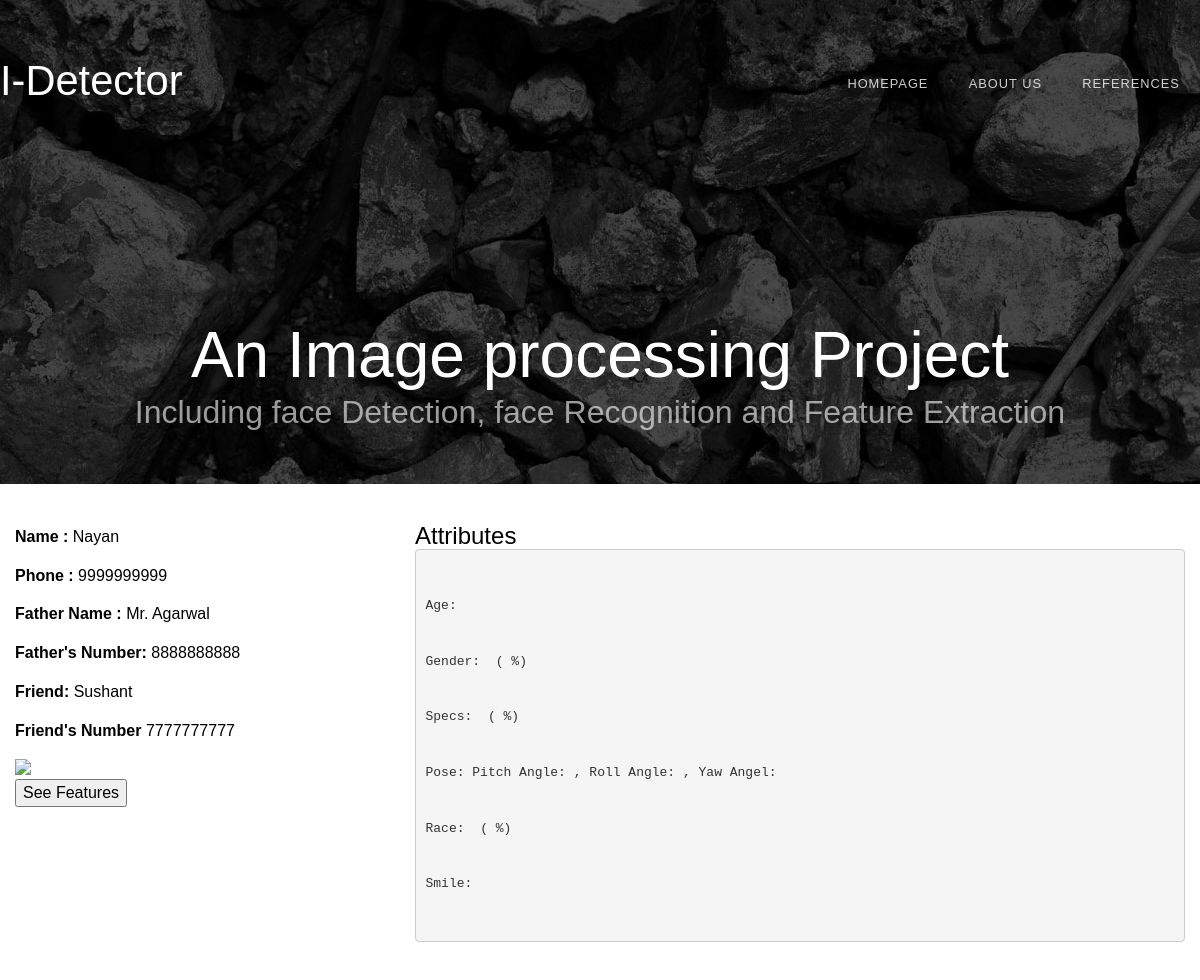
Screenshot of /face-extract with the database file from the repository.
### facedetection/models.py (models this page shows)
class ImageData(models.Model):
	name = models.CharField(max_length=200,  blank=True)
	phone_number = models.CharField(max_length=200,  blank=True)
	father_name = models.CharField(max_length=200,  blank=True)
	father_number = models.CharField(max_length=200,  blank=True)
	best_friend = models.CharField(max_length=200,  blank=True)
	best_friend_number = models.CharField(max_length=200,  blank=True)
	model_pic = models.ImageField(upload_to ='./upload', default = 'static/None/no-img.jpg')

### facedetection/views.py (the view)
# urls.py: url(r'^face-extract', views.face_extract, name='face_extract'),
def face_extract(request):
	images = ImageData.objects.all()
	for image in images:
		Name = image.name
		Phone = image.phone_number
		Father = image.father_name
		Father_number = image.father_number
		Best_friend = image.best_friend
		Best_friend_number = image.best_friend_number
		Images = image.model_pic.url
	variables = RequestContext(request,{
	    'name' : Name,
	    'phone' : Phone ,
	    'father_name' : Father ,
	    'father_number' : Father_number ,
	    'best_friend' : Best_friend ,
	    'best_friend_number' : Best_friend_number,
	    'images' : Images
	})
	return render_to_response('face/face_extract.html',variables)

### templates/face/face_extract.html (shortened to what this page needs)
{% extends 'partials/base.html' %}
{% load static %}
{% block content %}
<p>Face extract</p>
<div class="container" id="feature-page">
	<div class="row">
		<div class="col-md-4">
			<div id="input-f-image">
				<p><b>Name : </b>{{name}}</p>
				<p><b>Phone : </b>{{phone}}</p>
				<p><b>Father Name : </b>{{father_name}}</p>
				<p><b>Father's Number: </b>{{father_number}}</p>
				<p><b>Friend: </b>{{best_friend}}</p>
				<p><b>Friend's Number</b> {{best_friend_number}}</p>
				<img src="{{ images }}"/>
			</div>
			<button id="featured-face">See Features</button>
		</div>
		<div class="col-md-8" id="attr-box">
			<div id="js-loader"></div>
			<h3>Attributes</h3>
			<pre><div>
				<div>Age: </div>
				<div>Gender:  ( %)</div>
				<div>Specs:  ( %)</div>
				<div>Pose: Pitch Angle: , Roll Angle: , Yaw Angel: </div>
				<div>Race:  ( %)</div>
				<div>Smile: </div>
			</div></pre>
		</div>
	</div>
</div>
{% endblock %}

### static/css/styles.css (style rules this page uses)
html, body { height: 100%; }
body { margin: 0px; padding: 0px; font-family: 'Didact Gothic', sans-serif; font-size: 12pt; font-weight: 200; color: #FFF; }
h1, h2, h3 { margin: 0; padding: 0; }
p, ol, ul { margin-top: 0; }
p { line-height: 180%; }
.container { overflow: hidden; margin: 0em auto; width: 1200px; }
.box1, .box2, .box3, { float: left; padding-right: 20px; }

### templates/face/face_extract.html (style rules this page uses)
#feature-page { color: #000; }
#input-f-image img { width: 100%; }
#attr-box { position: relative; }
#js-loader { position:absolute; width:100%; height:100%; }
#featured-face { cursor: pointer; color: #000; }

### rows the page displays
ImageData: name "Nayan", phone_number "9999999999", father_name "Mr. Agarwal", father_number "8888888888", best_friend "Sushant", best_friend_number "7777777777"
